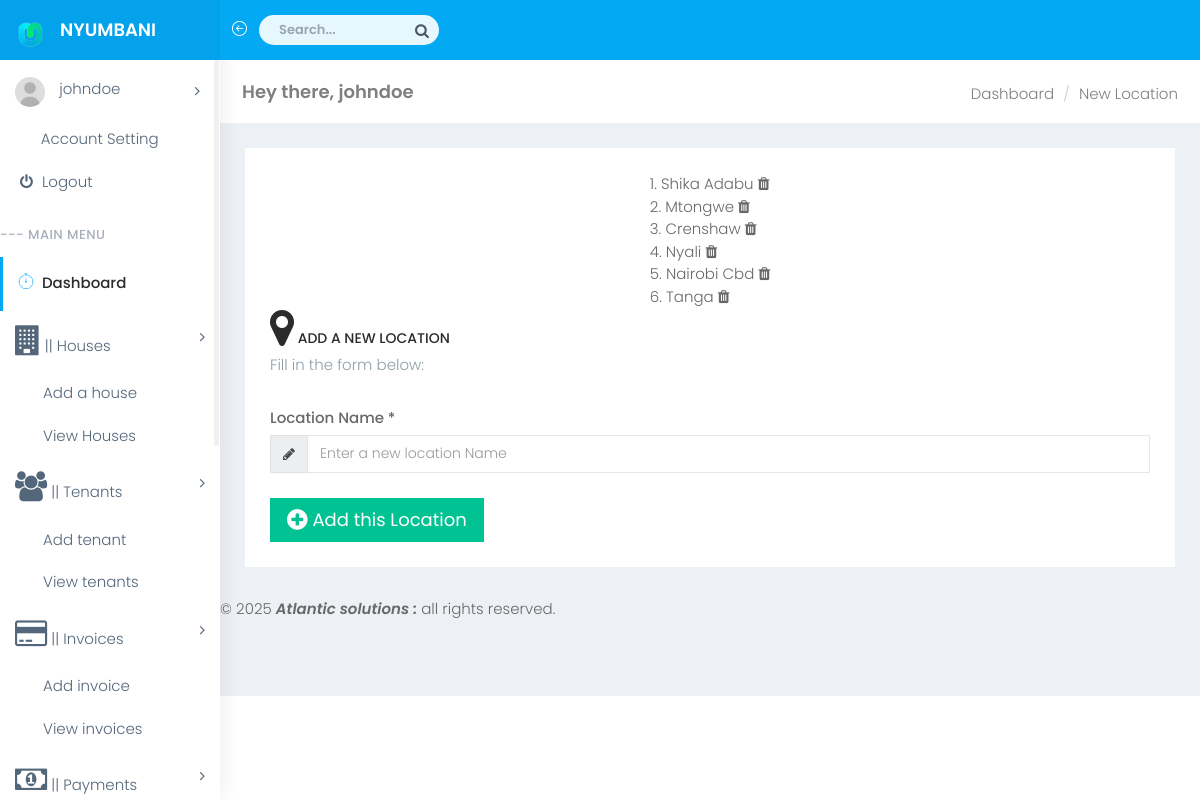
Page /admin/new-location.php (signed in) on the committed database.
### tables this page shows
CREATE TABLE `locations` (
  `id` int(11) NOT NULL,
  `location_name` text NOT NULL,
  `geo_id` text NOT NULL
);

### admin/functions/db.php (called while the page is built, shortened)
<?php
     function is_logged_in_temporary(){
      if (isset($_SESSION['email'])) {
        $email=$_SESSION["email"];
        $username=substr($email, 0,strpos($email,"@"));
        return true;
      }
      else
      {
        return false;
      }
    }
?>

### admin/new-location.php (the view, shortened to what this page needs)
<?php
    require_once "functions/db.php";
     if (is_logged_in_temporary()) {
    require "admin_header0.php";
    require "admin_left_panel.php";
    ?>
        <div id="page-wrapper">
            <div class="container-fluid">
                <div class="row bg-title">
                    <div class="col-lg-3 col-md-4 col-sm-4 col-xs-12">
                        <h4 class="page-title"><?php echo 'Hey there, '.$username;?></h4> </div>
                    <div class="col-lg-9 col-sm-8 col-md-8 col-xs-12">
                        <ol class="breadcrumb">
                            <li><a href="index.php">Dashboard</a></li>
                            <li class="active"><a href="houses.php">New Location</a></li>
                        </ol>
                    </div>
                </div>
                <div class="row">
                    <div class="col-md-12">
                        <div class="white-box">
                            <div class="row">
                                <div style=" max-width:12em; margin-left:auto; margin-right:auto;">
                                    <?php
                                     $sqloc="SELECT * FROM `locations`";
                                        $rec=mysqli_query($conn,$sqloc);
                                        $i=1;
                                        while ($row=mysqli_fetch_array($rec, MYSQLI_BOTH)) {
                                            $loc=$row['location_name'];
                                            $locid=$row['id'];
                                            echo "$i. $loc
                                                    <a href='new-location.php?del=$locid'><i class='fa fa-trash'></i></a>
                                                    <br>";
                                            $i++;
                                        }
                                    ?>
                                </div>
                            </div>
                            <h3 class="box-title m-b-0"><i class="fa fa-map-marker fa-3x"></i> Add A New Location</h3>
                            <p class="text-muted m-b-30 font-13"> Fill in the form below: </p>
                            <div class="row">
                                <div class="col-sm-12 col-xs-12">
                                    <form action="new-location.php" method="post">
                                        <div class="form-group">
                                            <label for="hname">Location Name *</label>
                                            <div class="input-group">
                                                <div class="input-group-addon"><i class="fa fa-pencil"></i></div>
                                                <input type="text" required name="hname" class="form-control" id="hname" placeholder="Enter a new location Name" required=""> </div>
                                        </div>
                                        <button type="submit" name="submit" class="btn btn-success btn-lg waves-effect waves-light m-r-10 center"><i class="fa fa-plus-circle fa-lg"></i> Add this Location</button>
                                    </form>
                                </div>
                            </div>
                        </div>
                    </div>
                </div>
            </div>
            <p class="copyright">
        &copy; <script>document.write(new Date().getFullYear())</script> <a href="#"> <b> <i>Atlantic solutions : </i> </b> </a> all rights reserved.
      </p>
        </div>
    </div>
</body>
</html>
<?php
}
else{
    header('location:../index.php');
}
?>

### css/w3.css (style rules this page uses)
html { -ms-text-size-adjust:100%;-webkit-text-size-adjust:100% }
body { margin:0 }
a { -webkit-tap-highlight-color:transparent;background-color:transparent }
b,strong { font-weight:bold }
button,input,optgroup,select,textarea { color:inherit;font:inherit;margin:0 }
button { overflow:visible }
button,select { text-transform:none }
button,html input[type=button],input[type=reset],input[type=submit] { -webkit-appearance:button;cursor:pointer }
html,body { font-family:Verdana,sans-serif;font-size:15px;line-height:1.5 }
h1,h2,h3,h4,h5,h6,.w3-slim,.w3-wide { font-family:"Segoe UI",Arial,sans-serif }
h3 { font-size:24px }
h4 { font-size:20px }
h1,h2,h3,h4,h5,h6 { font-weight:400;margin:10px 0 }
a { color:inherit }

### admin/css/colors/blue.css (style rules this page uses)
body { background: #fff; }
.bg-title .breadcrumb .active { color: #03a9f3; }

### rows in the picture
locations: location_name "Shika Adabu"
locations: location_name "Mtongwe"
locations: location_name "Crenshaw"
locations: location_name "Nyali"
locations: location_name "Nairobi Cbd"
locations: location_name "Tanga"

### other values in the picture
$username "johndoe"
